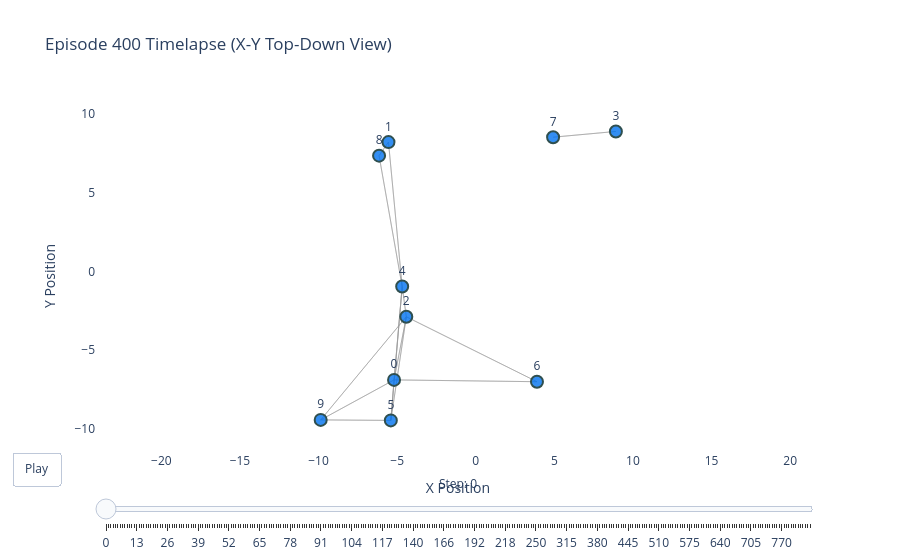

Notebook code for this chart:
### Code cell
if split_path.exists():
    # Replace 0 with any episode_id found above
    chosen_episode = 400
    
    fig = visualize_episode_timelapse(
        dataset=dataset,
        episode_id=chosen_episode,
        title=f"Episode {chosen_episode} Timelapse (X-Y Top-Down View)",
        view_2d=True  # True for Top-Down (X-Y), False for 3D Orbit
    )
    
    # fig.show() will render the interactive UI inline in your notebook
    fig.show()
